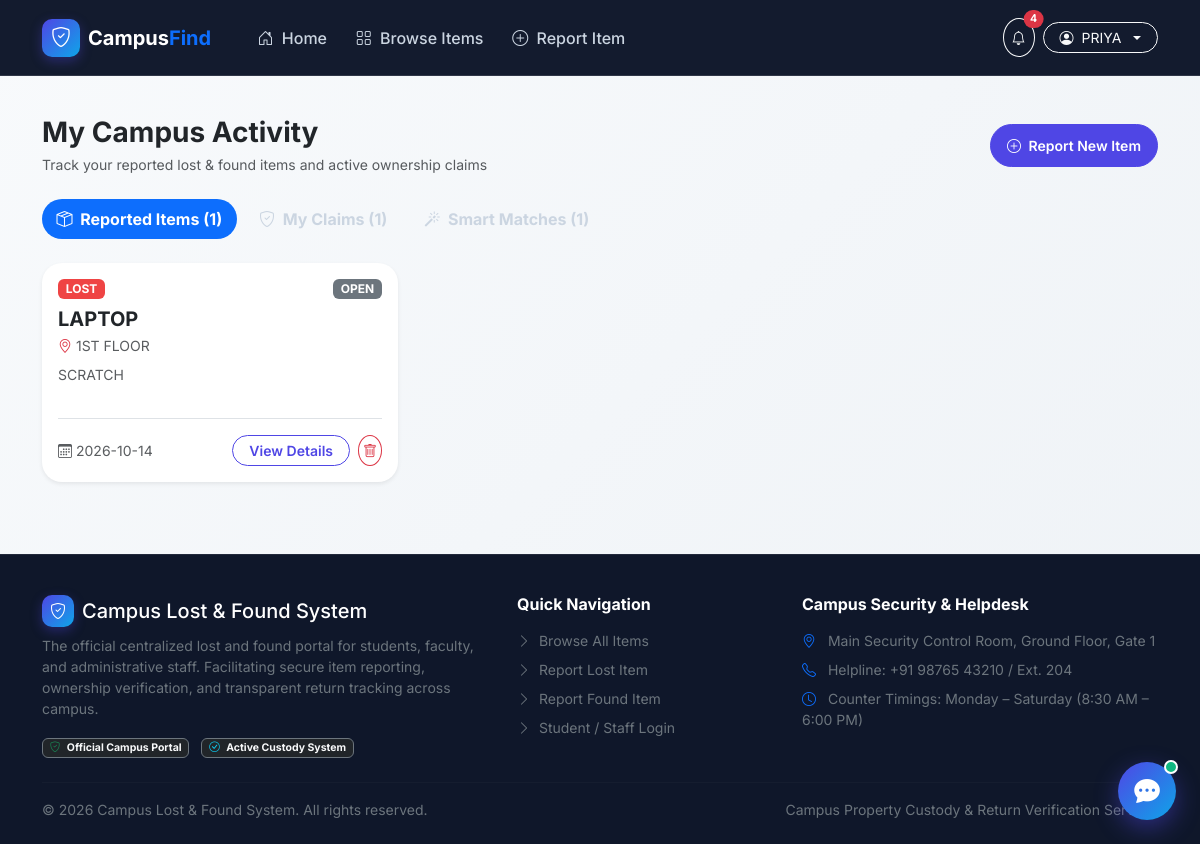
The app's page /my-items (signed in) with its own data.
### tables this page shows
CREATE TABLE users (
                id INTEGER PRIMARY KEY AUTOINCREMENT,
                full_name TEXT NOT NULL,
                email TEXT NOT NULL UNIQUE,
                student_id TEXT NOT NULL UNIQUE,
                phone TEXT NOT NULL,
                password_hash TEXT NOT NULL,
                role TEXT DEFAULT 'student',
                department TEXT DEFAULT 'General',
                created_at TIMESTAMP DEFAULT CURRENT_TIMESTAMP
            );

CREATE TABLE items (
                id INTEGER PRIMARY KEY AUTOINCREMENT,
                user_id INTEGER NOT NULL,
                item_type TEXT NOT NULL,
                title TEXT NOT NULL,
                category_id INTEGER NOT NULL,
                description TEXT NOT NULL,
                location TEXT NOT NULL,
                event_date DATE NOT NULL,
                primary_color TEXT DEFAULT 'Unknown',
                brand TEXT DEFAULT 'Unknown',
                image_filename TEXT DEFAULT 'default_item.png',
                storage_location TEXT DEFAULT NULL,
                status TEXT DEFAULT 'open',
                is_resolved INTEGER DEFAULT 0,
                created_at TIMESTAMP DEFAULT CURRENT_TIMESTAMP,
                updated_at TIMESTAMP DEFAULT CURRENT_TIMESTAMP, secret_details TEXT DEFAULT NULL,
                FOREIGN KEY (user_id) REFERENCES users(id) ON DELETE CASCADE,
                FOREIGN KEY (category_id) REFERENCES categories(id)
            );

### app.py (the view)
@app.route('/my-items')
@login_required
def my_items():
    user_id = session['user_id']
    reported_items = db.get_items_by_user(user_id)
    user_claims = db.get_claims_by_user(user_id)
    smart_matches = db.get_smart_matches_for_user(user_id)
    return render_template(
        'my_items.html',
        reported_items=reported_items,
        user_claims=user_claims,
        smart_matches=smart_matches
    )

### templates/my_items.html (shortened to what this page needs)
{% extends "base.html" %}
{% block content %}
<div class="container py-4">
    <div class="d-flex justify-content-between align-items-center mb-4">
        <div>
            <h3 class="fw-bold text-dark mb-1">My Campus Activity</h3>
            <p class="text-muted small mb-0">Track your reported lost &amp; found items and active ownership claims</p>
        </div>
        <a href="{{ url_for('report_item') }}" class="btn btn-primary btn-sm rounded-pill px-3">
            <i class="bi bi-plus-circle me-1"></i> Report New Item
        </a>
    </div>
    <ul class="nav nav-pills mb-4" id="pills-tab" role="tablist">
        <li class="nav-item" role="presentation">
            <button class="nav-link active rounded-pill px-4 fw-bold" id="pills-reported-tab" data-bs-toggle="pill" data-bs-target="#pills-reported" type="button" role="tab">
                <i class="bi bi-box-seam me-1"></i> Reported Items ({{ reported_items|length }})
            </button>
        </li>
        <li class="nav-item ms-2" role="presentation">
            <button class="nav-link rounded-pill px-4 fw-bold" id="pills-claims-tab" data-bs-toggle="pill" data-bs-target="#pills-claims" type="button" role="tab">
                <i class="bi bi-shield-check me-1"></i> My Claims ({{ user_claims|length }})
            </button>
        </li>
        <li class="nav-item ms-2" role="presentation">
            <button class="nav-link rounded-pill px-4 fw-bold" id="pills-matches-tab" data-bs-toggle="pill" data-bs-target="#pills-matches" type="button" role="tab">
                <i class="bi bi-magic me-1"></i> Smart Matches ({{ smart_matches|length }})
            </button>
        </li>
    </ul>
    <div class="tab-content" id="pills-tabContent">
        <div class="tab-pane fade show active" id="pills-reported" role="tabpanel">
            {% if reported_items %}
            <div class="row row-cols-1 row-cols-md-2 row-cols-lg-3 g-4">
                {% for item in reported_items %}
                <div class="col">
                    <div class="card card-custom h-100 border-0 shadow-sm p-3">
                        <div class="d-flex justify-content-between align-items-start mb-2">
                            <span class="badge {% if item.item_type == 'lost' %}badge-lost{% else %}badge-found{% endif %}">
                                {{ item.item_type|upper }}
                            </span>
                            <span class="badge {% if item.status == 'open' %}bg-secondary{% elif item.status == 'claimed' %}bg-warning text-dark{% elif item.status == 'returned' %}bg-success{% else %}bg-dark{% endif %}">
                                {{ item.status|upper }}
                            </span>
                        </div>
                        <h5 class="fw-bold text-dark mb-1 text-truncate">{{ item.title }}</h5>
                        <p class="text-muted small mb-2"><i class="bi bi-geo-alt me-1 text-danger"></i>{{ item.location }}</p>
                        <p class="text-muted small mb-3 text-truncate" style="height: 38px;">{{ item.description }}</p>
                        <div class="mt-auto pt-3 border-top d-flex justify-content-between align-items-center">
                            <span class="small text-muted"><i class="bi bi-calendar3 me-1"></i>{{ item.event_date }}</span>
                            <div class="d-flex gap-2">
                                <a href="{{ url_for('item_detail', item_id=item.id) }}" class="btn btn-sm btn-outline-primary rounded-pill px-3">
                                    View Details
                                </a>
                                <form action="{{ url_for('delete_item_route', item_id=item.id) }}" method="POST" onsubmit="return confirm('Delete this report?');">
                                    <button type="submit" class="btn btn-sm btn-outline-danger rounded-circle p-1" title="Delete Report">
                                        <i class="bi bi-trash"></i>
                                    </button>
                                </form>
                            </div>
                        </div>
                    </div>
                </div>
                {% endfor %}
            </div>
            {% endif %}
        </div>
    </div>
</div>
{% endblock %}

### templates/base.html (shortened to what this page needs)
<!DOCTYPE html>
<html lang="en">
<head>
    <link href="https://cdn.jsdelivr.net/npm/bootstrap@5.3.3/dist/css/bootstrap.min.css" rel="stylesheet">
    <link rel="stylesheet" href="https://cdn.jsdelivr.net/npm/bootstrap-icons@1.11.3/font/bootstrap-icons.min.css">
    <link rel="stylesheet" href="{{ url_for('static', filename='css/style.css') }}">
</head>
<body>
    <nav class="navbar navbar-expand-lg navbar-dark navbar-campus sticky-top">
        <div class="container">
            <a class="navbar-brand d-flex align-items-center gap-2 fw-bold" href="{{ url_for('index') }}">
                <span class="navbar-brand-badge">
                    <i class="bi bi-shield-check"></i>
                </span>
                <span>Campus<span class="text-primary">Find</span></span>
            </a>
            <div class="collapse navbar-collapse" id="navbarMain">
                <ul class="navbar-nav me-auto mb-2 mb-lg-0 ms-lg-3">
                    <li class="nav-item">
                        <a class="nav-link {% if request.endpoint == 'index' %}active{% endif %}" href="{{ url_for('index') }}">
                            <i class="bi bi-house-door me-1"></i> Home
                        </a>
                    </li>
                    <li class="nav-item">
                        <a class="nav-link {% if request.endpoint == 'browse' %}active{% endif %}" href="{{ url_for('browse') }}">
                            <i class="bi bi-grid me-1"></i> Browse Items
                        </a>
                    </li>
                    <li class="nav-item">
                        <a class="nav-link {% if request.endpoint == 'report_item' %}active{% endif %}" href="{{ url_for('report_item') }}">
                            <i class="bi bi-plus-circle me-1"></i> Report Item
                        </a>
                    </li>
                </ul>
                <div class="d-flex align-items-center gap-2">
                    {% if current_user %}
                    <a href="{{ url_for('notifications') }}" class="btn btn-outline-light position-relative btn-sm rounded-circle p-2 px-2" title="Notifications">
                        <i class="bi bi-bell"></i>
                        <span id="notificationCountBadge" class="position-absolute top-0 start-100 translate-middle badge rounded-pill bg-danger {% if not unread_count or unread_count == 0 %}d-none{% endif %}">
                            {{ unread_count }}
                        </span>
                    </a>
                    <div class="dropdown">
                        <button class="btn btn-outline-light btn-sm dropdown-toggle rounded-pill px-3 py-1 d-flex align-items-center gap-2" type="button" data-bs-toggle="dropdown">
                            <i class="bi bi-person-circle"></i>
                            <span class="d-none d-sm-inline">{{ current_user.full_name.split()[0] }}</span>
                        </button>
                    </div>
                    {% else %}
                    <a href="{{ url_for('login') }}" class="btn btn-outline-light btn-sm px-3 rounded-pill">Log In</a>
                    <a href="{{ url_for('register') }}" class="btn btn-primary btn-sm px-3 rounded-pill">Register</a>
                    {% endif %}
                </div>
            </div>
        </div>
    </nav>
    <main>
        {% block content %}{% endblock %}
    </main>
    <footer class="footer-campus mt-5">
        <div class="container">
            <div class="row g-4 mb-4">
                <div class="col-lg-5 col-md-6">
                    <div class="d-flex align-items-center gap-2 mb-2">
                        <span class="navbar-brand-badge" style="width:32px; height:32px; font-size:1rem;">
                            <i class="bi bi-shield-check"></i>
                        </span>
                        <h5 class="text-white mb-0">Campus Lost &amp; Found System</h5>
                    </div>
                    <p class="small text-secondary mb-3">
                        The official centralized lost and found portal for students, faculty, and administrative staff. Facilitating secure item reporting, ownership verification, and transparent return tracking across campus.
                    </p>
                    <div class="small text-secondary">
                        <span class="badge bg-dark border border-secondary text-light me-2"><i class="bi bi-shield-check text-success me-1"></i> Official Campus Portal</span>
                        <span class="badge bg-dark border border-secondary text-light"><i class="bi bi-check-circle text-info me-1"></i> Active Custody System</span>
                    </div>
                </div>
                <div class="col-lg-3 col-md-6">
                    <h6 class="text-white fw-bold mb-3">Quick Navigation</h6>
                    <ul class="list-unstyled small">
                        <li class="mb-2"><a href="{{ url_for('browse') }}" class="text-secondary text-decoration-none hover-white"><i class="bi bi-chevron-right me-1"></i> Browse All Items</a></li>
                        <li class="mb-2"><a href="{{ url_for('report_item', type='lost') }}" class="text-secondary text-decoration-none hover-white"><i class="bi bi-chevron-right me-1"></i> Report Lost Item</a></li>
                        <li class="mb-2"><a href="{{ url_for('report_item', type='found') }}" class="text-secondary text-decoration-none hover-white"><i class="bi bi-chevron-right me-1"></i> Report Found Item</a></li>
                        <li class="mb-2"><a href="{{ url_for('login') }}" class="text-secondary text-decoration-none hover-white"><i class="bi bi-chevron-right me-1"></i> Student / Staff Login</a></li>
                    </ul>
                </div>
                <div class="col-lg-4 col-md-12">
                    <h6 class="text-white fw-bold mb-3">Campus Security &amp; Helpdesk</h6>
                    <p class="small text-secondary mb-2">
                        <i class="bi bi-geo-alt me-2 text-primary"></i> Main Security Control Room, Ground Floor, Gate 1
                    </p>
                    <p class="small text-secondary mb-2">
                        <i class="bi bi-telephone me-2 text-primary"></i> Helpline: +91 98765 43210 / Ext. 204
                    </p>
                    <p class="small text-secondary mb-0">
                        <i class="bi bi-clock me-2 text-primary"></i> Counter Timings: Monday – Saturday (8:30 AM – 6:00 PM)
                    </p>
                </div>
            </div>
            <hr class="border-secondary border-opacity-25 my-3">
            <div class="d-flex flex-column flex-md-row justify-content-between align-items-center small text-secondary">
                <p class="mb-0">&copy; {{ now_year }} Campus Lost &amp; Found System. All rights reserved.</p>
                <p class="mb-0">Campus Property Custody &amp; Return Verification Service.</p>
            </div>
        </div>
    </footer>
    <div id="liveToastContainer" class="toast-container position-fixed bottom-0 start-0 p-3" style="z-index: 1060;"></div>
    <button type="button" id="campusBotToggle" class="campusbot-fab" title="Chat with CampusBot AI Assistant" aria-label="Open AI Assistant">
        <i class="bi bi-chat-dots-fill"></i>
        <span class="fab-badge"></span>
    </button>
</body>
</html>

### records on screen
users: full_name "PRIYA"
items: item_type "LOST", status "OPEN", title "LAPTOP", location "1ST FLOOR", description "SCRATCH", event_date "2026-10-14"

### other values on screen
{{ unread_count }} "4"
{{ reported_items|length }} "1"
{{ user_claims|length }} "1"
{{ smart_matches|length }} "1"
